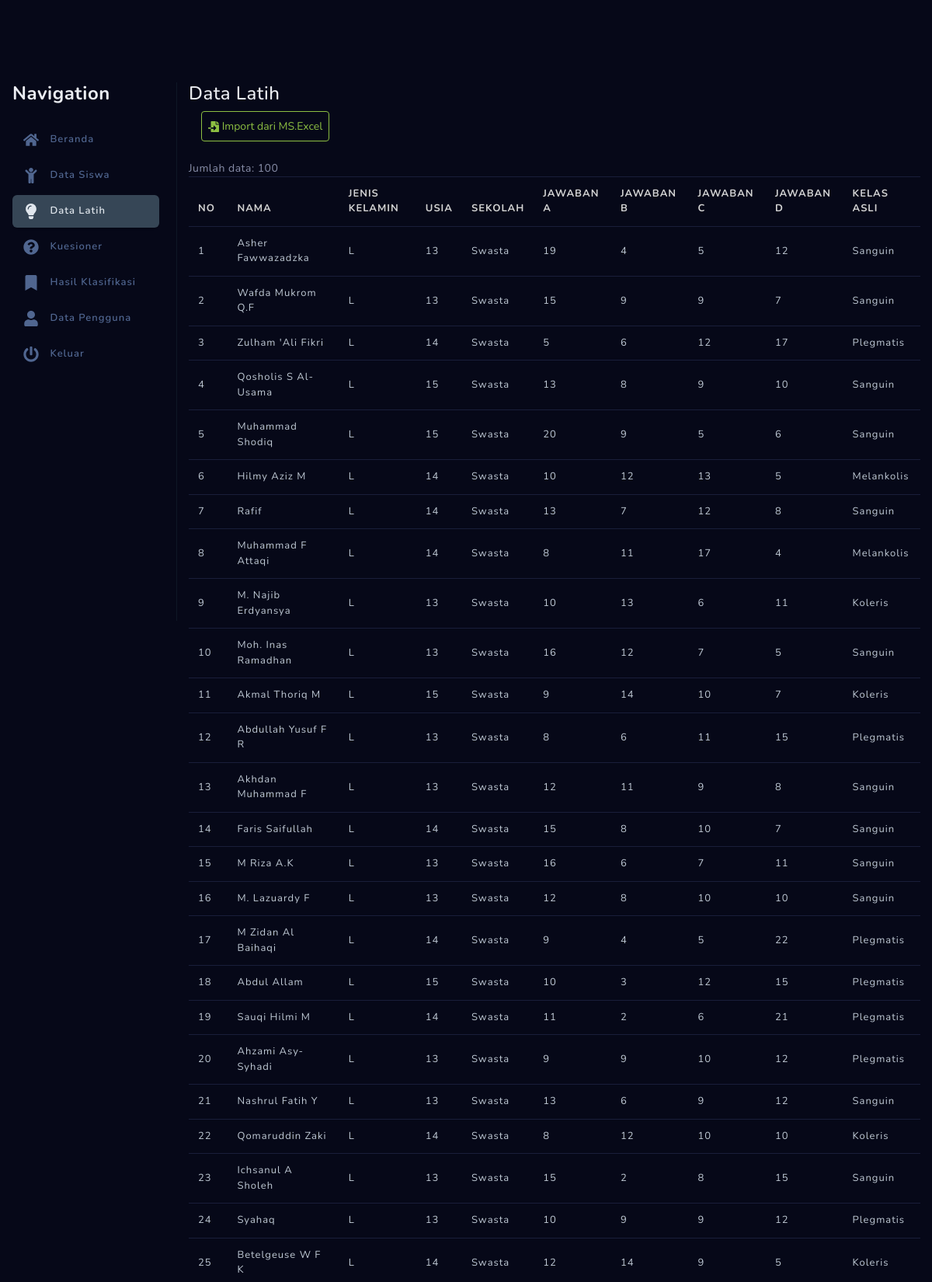
Page /training (signed in, upper part) on the committed database.
### tables this page shows
CREATE TABLE `data_latih` (
  `id` int(3) NOT NULL,
  `nama` varchar(200) DEFAULT NULL,
  `jenis_kelamin` enum('L','P') DEFAULT NULL,
  `usia` int(2) DEFAULT NULL,
  `sekolah` varchar(6) DEFAULT NULL,
  `jawaban_a` int(2) DEFAULT NULL,
  `jawaban_b` int(2) DEFAULT NULL,
  `jawaban_c` int(2) DEFAULT NULL,
  `jawaban_d` int(2) DEFAULT NULL,
  `kelas_asli` varchar(50) DEFAULT NULL
);

### include/Core.php (called while the page is built, shortened)
<?php
class Controller
{
	protected function model($model, $params = []){
		$model = "/core/model/$model.php";
		include BASEPATH . $model;
		return $data;
	}
	protected function view($view, $model = null){
		$view = "/core/view/$view.php";
		include BASEPATH . $view;
	}
}

### core/controller/Training.php (called while the page is built, shortened)
<?php
class Training extends Controller
{
	function index(){
		$data = $this->model('data_latih');
		$this->view('data_latih', $data);
	}
}

### include/App.php (called while the page is built, shortened)
<?php
class App
{
	private $controller = 'Home';
	private $method = 'index';
	private $params = [];
	function __construct(){
		$url = $this->parseUrl();
		if(!empty($url)){
			$this->controller = ucfirst($url[0]);
		}
		$this->controller = new $this->controller;
	}
	private function parseUrl(){
		$url = [];
		if(isset($_GET['url'])){
			$url = rtrim($_GET['url'], '/');
			$url = filter_var($url, FILTER_SANITIZE_URL);
			$url = explode('/', $url);
		}
		return $url;
	}
	function run(){
		call_user_func_array([$this->controller, $this->method], $this->params);
	}
}

### index.php (called while the page is built, shortened)
<?php
$app = new App();
$app->run();

### lib/Database.php (called while the page is built, shortened)
<?php
class Database
{
	private $host = DB_HOST;
	private $user = DB_USER;
	private $pass = DB_PASS;
	private $name = DB_NAME;
	private $db;
	private $stm;
	function __construct(){
		$db = "mysql:host=$this->host;dbname=$this->name";
		$option = array(
			PDO::ATTR_PERSISTENT => true,
			PDO::ATTR_ERRMODE => PDO::ERRMODE_EXCEPTION
		);
		try{
			$this->db = new PDO($db, $this->user, $this->pass, $option);
		}catch(PDOException $e){
			die($e->getMessage());
		}
	}
	function query($query){
		$this->stm = $this->db->prepare($query);
	}
	function execute(){
		if($this->stm->execute()){
			return true;
		}
		return false;
	}
	function resultSet(){
		$this->execute();
		return $this->stm->fetchAll(PDO::FETCH_ASSOC);
	}
	function numRows(){
		return count($this->resultSet());
	}
}

### core/model/data_latih.php (called while the page is built, shortened)
<?php
$database = new Database();
$database->query('SELECT * FROM data_latih');
$data = array('jumlah' => $database->numRows());

### core/view/data_latih.php (the view, shortened to what this page needs)
?><div class="container">
	<div class="row">
		<div class="col-md-12">
			<h4 class="page-head-line">Data Latih</h4>
		</div>
	</div>
	<div class="row">
		<div class="col-md-12">
			<div class="mb-4">
				<button type="button" class="btn btn-outline-success ml-3 p-2" data-toggle="collapse" data-target="#importCollapseForm" aria-expanded="false" aria-controls="importCollapseForm"><i class="fas fa-file-import"></i> Import dari MS.Excel</button>
			</div>
			<span>Jumlah data: <?=$jumlah?></span><br><?php
if($jumlah > 0){
			?><table id="table-siswa" class="table style-3 table-hover">
				<thead>
					<tr><th>No</th><th>Nama</th><th>Jenis Kelamin</th><th>Usia</th><th>Sekolah</th><th>Jawaban A</th><th>Jawaban B</th><th>Jawaban C</th><th>Jawaban D</th><th>Kelas Asli</th></tr>
				</thead>
				<tbody><?php
	$no = 0;
	foreach($training as $t){
		$no++;
					?><tr>
						<td><?=$no?></td>
						<td><?=$t['nama']?></td>
						<td><?=$t['jenis_kelamin']?></td>
						<td><?=$t['usia']?></td>
						<td><?=$t['sekolah']?></td>
						<td><?=$t['jawaban_a']?></td>
						<td><?=$t['jawaban_b']?></td>
						<td><?=$t['jawaban_c']?></td>
						<td><?=$t['jawaban_d']?></td>
						<td><?=$t['kelas_asli']?></td><?php
	}
				?></tbody>
			</table><?php
}else{
			?><h3 class="text-center">Data masih kosong..</h3><?php
}
		?></div>
	</div>
</div><?php

### rows in the picture
data_latih: nama "Asher Fawwazadzka", jenis_kelamin "L", usia "13", sekolah "Swasta", jawaban_a "19", jawaban_b "4", jawaban_c "5", jawaban_d "12", kelas_asli "Sanguin"
data_latih: nama "Wafda Mukrom Q.F", jenis_kelamin "L", usia "13", sekolah "Swasta", jawaban_a "15", jawaban_b "9", jawaban_c "9", jawaban_d "7", kelas_asli "Sanguin"
data_latih: nama "Zulham 'Ali Fikri", jenis_kelamin "L", usia "14", sekolah "Swasta", jawaban_a "5", jawaban_b "6", jawaban_c "12", jawaban_d "17", kelas_asli "Plegmatis"
data_latih: nama "Qosholis S Al-Usama", jenis_kelamin "L", usia "15", sekolah "Swasta", jawaban_a "13", jawaban_b "8", jawaban_c "9", jawaban_d "10", kelas_asli "Sanguin"
data_latih: nama "Muhammad Shodiq", jenis_kelamin "L", usia "15", sekolah "Swasta", jawaban_a "20", jawaban_b "9", jawaban_c "5", jawaban_d "6", kelas_asli "Sanguin"
data_latih: nama "Hilmy Aziz M", jenis_kelamin "L", usia "14", sekolah "Swasta", jawaban_a "10", jawaban_b "12", jawaban_c "13", jawaban_d "5", kelas_asli "Melankolis"
data_latih: nama "Rafif", jenis_kelamin "L", usia "14", sekolah "Swasta", jawaban_a "13", jawaban_b "7", jawaban_c "12", jawaban_d "8", kelas_asli "Sanguin"
data_latih: nama "Muhammad F Attaqi", jenis_kelamin "L", usia "14", sekolah "Swasta", jawaban_a "8", jawaban_b "11", jawaban_c "17", jawaban_d "4", kelas_asli "Melankolis"
data_latih: nama "M. Najib Erdyansya", jenis_kelamin "L", usia "13", sekolah "Swasta", jawaban_a "10", jawaban_b "13", jawaban_c "6", jawaban_d "11", kelas_asli "Koleris"
data_latih: nama "Moh. Inas Ramadhan", jenis_kelamin "L", usia "13", sekolah "Swasta", jawaban_a "16", jawaban_b "12", jawaban_c "7", jawaban_d "5", kelas_asli "Sanguin"
data_latih: nama "Akmal Thoriq M", jenis_kelamin "L", usia "15", sekolah "Swasta", jawaban_a "9", jawaban_b "14", jawaban_c "10", jawaban_d "7", kelas_asli "Koleris"
data_latih: nama "Abdullah Yusuf F R", jenis_kelamin "L", usia "13", sekolah "Swasta", jawaban_a "8", jawaban_b "6", jawaban_c "11", jawaban_d "15", kelas_asli "Plegmatis"
data_latih: nama "Akhdan Muhammad F", jenis_kelamin "L", usia "13", sekolah "Swasta", jawaban_a "12", jawaban_b "11", jawaban_c "9", jawaban_d "8", kelas_asli "Sanguin"
data_latih: nama "Faris Saifullah", jenis_kelamin "L", usia "14", sekolah "Swasta", jawaban_a "15", jawaban_b "8", jawaban_c "10", jawaban_d "7", kelas_asli "Sanguin"
data_latih: nama "M Riza A.K", jenis_kelamin "L", usia "13", sekolah "Swasta", jawaban_a "16", jawaban_b "6", jawaban_c "7", jawaban_d "11", kelas_asli "Sanguin"
data_latih: nama "M. Lazuardy F", jenis_kelamin "L", usia "13", sekolah "Swasta", jawaban_a "12", jawaban_b "8", jawaban_c "10", jawaban_d "10", kelas_asli "Sanguin"
data_latih: nama "M Zidan Al Baihaqi", jenis_kelamin "L", usia "14", sekolah "Swasta", jawaban_a "9", jawaban_b "4", jawaban_c "5", jawaban_d "22", kelas_asli "Plegmatis"
data_latih: nama "Abdul Allam", jenis_kelamin "L", usia "15", sekolah "Swasta", jawaban_a "10", jawaban_b "3", jawaban_c "12", jawaban_d "15", kelas_asli "Plegmatis"
data_latih: nama "Sauqi Hilmi M", jenis_kelamin "L", usia "14", sekolah "Swasta", jawaban_a "11", jawaban_b "2", jawaban_c "6", jawaban_d "21", kelas_asli "Plegmatis"
data_latih: nama "Ahzami Asy-Syhadi", jenis_kelamin "L", usia "13", sekolah "Swasta", jawaban_a "9", jawaban_b "9", jawaban_c "10", jawaban_d "12", kelas_asli "Plegmatis"
data_latih: nama "Nashrul Fatih Y", jenis_kelamin "L", usia "13", sekolah "Swasta", jawaban_a "13", jawaban_b "6", jawaban_c "9", jawaban_d "12", kelas_asli "Sanguin"
data_latih: nama "Qomaruddin Zaki", jenis_kelamin "L", usia "14", sekolah "Swasta", jawaban_a "8", jawaban_b "12", jawaban_c "10", jawaban_d "10", kelas_asli "Koleris"
data_latih: nama "Ichsanul A Sholeh", jenis_kelamin "L", usia "13", sekolah "Swasta", jawaban_a "15", jawaban_b "2", jawaban_c "8", jawaban_d "15", kelas_asli "Sanguin"
data_latih: nama "Syahaq", jenis_kelamin "L", usia "13", sekolah "Swasta", jawaban_a "10", jawaban_b "9", jawaban_c "9", jawaban_d "12", kelas_asli "Plegmatis"
data_latih: nama "Betelgeuse W F K", jenis_kelamin "L", usia "14", sekolah "Swasta", jawaban_a "12", jawaban_b "14", jawaban_c "9", jawaban_d "5", kelas_asli "Koleris"

### other values in the picture
$menu[$i]['title'] "Beranda"
$menu[$i]['title'] "Data Siswa"
$menu[$i]['title'] "Data Latih"
$menu[$i]['title'] "Kuesioner"
$menu[$i]['title'] "Hasil Klasifikasi"
$menu[$i]['title'] "Data Pengguna"
$menu[$i]['title'] "Keluar"
$jumlah "100"
